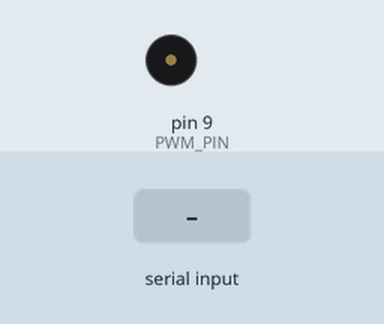
Simulated run of this sketch. Board: Arduino Uno, built with avr-gcc and run on an emulated ATmega328P. On the bench: buzzer (waves = sounding). Inputs (shaded band) come from the test bench. What the sketch prints to the serial monitor is not drawn.

Above: at 1.2 s.
1.3 s: "JAR=0\n" received over Serial
At 2.3 s:
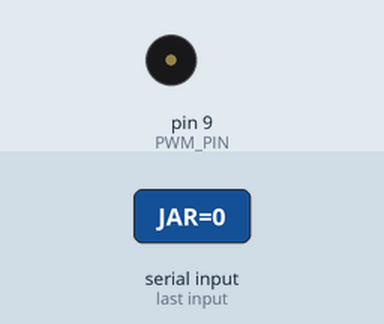
2.8 s: "JAR=1\n" received over Serial
At 2.97 s:
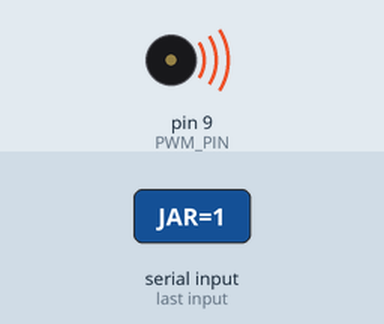
5.8 s: "JAR=\n" received over Serial
At 6.9 s:
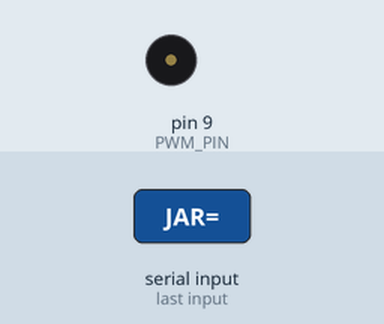
Timing chart, 0 to 8.8 s (numbered marks = the images above; inputs shaded):
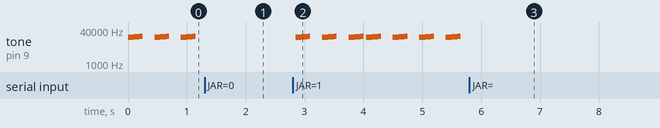

The sketch:

AKUSTIK_BEACON_ARDUINO.ino
```cpp
/**
 * AKUSTIK_BEACON_ARDUINO.ino
 * ===========================
 * SCHACHMATTSCHILD – ISC-A Bridge V3
 * Akustischer Frequenzsprung-Sender (18 kHz – 22 kHz)
 *
 * Implementiert den JAR-Algorithmus (Jamming Acoustic Resilience):
 * - Deterministische Frequenzsprünge im Ultraschallband
 * - 500 Hz Raster, 9 Stufen (18.0 / 18.5 / 19.0 / ... / 22.0 kHz)
 * - Anti-Jamming durch Frequenz-Hopping
 * - Synchronisation über Schwarm-Taktgeber
 *
 * Hardware: Arduino Nano/Uno (ATmega328P, 16 MHz)
 * Ausgang:  OC1A (Pin 9) – PWM über Timer1
 * Optional: HC-12/Serial für Debug
 *
 * Autor: Dmitrij Medkov / Exi
 * Datum: Juni 2026
 * Lizenz: ISC (Industrial Security Cloud)
 */

// ============================================================================
// KONFIGURATION
// ============================================================================

// Frequenzbereich (JAR-Algorithmus)
const float FREQ_MIN = 18000.0;   // 18 kHz – Ultraschall-Untergrenze
const float FREQ_MAX = 22000.0;   // 22 kHz – Ultraschall-Obergrenze
const float FREQ_SCHRITT = 500.0; // 500 Hz Raster

// Timing
const unsigned long HOP_INTERVAL_MS = 50;   // Frequenzwechsel alle 50 ms
const unsigned long BEACON_INTERVAL_MS = 2000; // Beacon-Impuls alle 2 s
const unsigned long SERIAL_BAUD = 115200;

// PWM-Pin (Timer1 OC1A = Pin 9 auf Uno/Nano)
const int PWM_PIN = 9;

// ============================================================================
// GLOBALE VARIABLEN
// ============================================================================

// JAR-Zustand
float aktuelle_frequenz = FREQ_MIN;
unsigned long letzter_hop = 0;
unsigned long letzter_beacon = 0;
bool jar_aktiv = true;
int hop_zaehler = 0;

// Schwarm-Synchronisation (wird über Serial gesetzt)
unsigned long schwarm_takt = 0;
uint8_t schwarm_id = 0;

// ============================================================================
// TIMER1 INITIALISIERUNG (18-22 kHz PWM)
// ============================================================================

/**
 * Initialisiert Timer1 im CTC-Modus für präzise Frequenzerzeugung.
 *
 * Timer1 = 16-Bit Timer auf ATmega328P (16 MHz)
 * Modus: CTC (Clear Timer on Compare Match), nicht-invertierend
 * Ausgang: OC1A (Pin 9)
 *
 * Frequenz = F_CPU / (2 * prescaler * (OCR1A + 1))
 * OCR1A = F_CPU / (2 * prescaler * Frequenz) - 1
 *
 * Für 18 kHz: OCR1A = 16000000 / (2*1*18000) - 1 = 443
 * Für 22 kHz: OCR1A = 16000000 / (2*1*22000) - 1 = 362
 */
void timer1_init(float frequenz_hz) {
  // Timer1 stoppen
  TCCR1A = 0;
  TCCR1B = 0;
  TCNT1 = 0;

  // OCR1A berechnen (auf nächsten Integer runden)
  uint16_t ocr = (uint16_t)(F_CPU / (2.0 * 1.0 * frequenz_hz) + 0.5) - 1;

  // Begrenzung für 16-Bit Timer
  if (ocr > 65535) ocr = 65535;
  if (ocr < 2) ocr = 2;

  OCR1A = ocr;

  // CTC-Modus (WGM1 = 4): Zähler bis OCR1A, dann Reset
  // Nicht-invertierend: COM1A = 2 (Toggle auf OC1A bei Match)
  TCCR1A |= (1 << COM1A0);  // Toggle OC1A on Compare Match
  TCCR1B |= (1 << WGM12);   // CTC Mode

  // Prescaler = 1 (CS10 = 1): Keine Vorteilung
  TCCR1B |= (1 << CS10);

  // Pin 9 als Ausgang (OC1A)
  pinMode(PWM_PIN, OUTPUT);
}

/**
 * Setzt eine neue Frequenz durch Neuberechnung von OCR1A.
 */
void setze_frequenz(float frequenz_hz) {
  // Begrenzung auf Ultraschallband
  if (frequenz_hz < FREQ_MIN) frequenz_hz = FREQ_MIN;
  if (frequenz_hz > FREQ_MAX) frequenz_hz = FREQ_MAX;

  aktuelle_frequenz = frequenz_hz;

  // Timer mit neuer Frequenz neu initialisieren
  timer1_init(frequenz_hz);
}

// ============================================================================
// JAR-ALGORITHMUS (Jamming Acoustic Resilience)
// ============================================================================

/**
 * Führt einen deterministischen Frequenzsprung durch.
 *
 * Algorithmus:
 * 1. Erhöhe Frequenz um FREQ_SCHRITT (500 Hz)
 * 2. Bei Überschreitung von FREQ_MAX → Zurücksetzen auf FREQ_MIN
 * 3. Synchronisation über Schwarm-Takt
 *
 * Dies entspricht dem JAR-Algorithmus aus ISC_A_BRIDGE_CONTROLLER.py
 */
void jar_frequenzwechsel() {
  if (!jar_aktiv) return;

  float neue_frequenz = aktuelle_frequenz + FREQ_SCHRITT;

  // Wrap-Around bei Erreichen der Obergrenze
  if (neue_frequenz > FREQ_MAX) {
    neue_frequenz = FREQ_MIN;
  }

  setze_frequenz(neue_frequenz);
  hop_zaehler++;
}

// ============================================================================
// BEACON-SIGNAL
// ============================================================================

/**
 * Sendet einen akustischen Beacon-Impuls zur Schwarm-Identifikation.
 *
 * Der Beacon ist ein kurzer Frequenz-Durchlauf (18→20→22 kHz)
 * als "Freund/Feind"-Kennung.
 */
void sende_beacon() {
  // Kurzer Sweep 18→22 kHz als Identifikation
  for (float f = FREQ_MIN; f <= FREQ_MAX; f += FREQ_SCHRITT * 2) {
    setze_frequenz(f);
    delay(2);  // 2 ms pro Stufe = ~10 ms Gesamtdauer
  }

  // Zurück zur Betriebsfrequenz
  setze_frequenz(aktuelle_frequenz);
}

// ============================================================================
// SERIAL-KOMMANDO INTERPRETER
// ============================================================================

/**
 * Verarbeitet eingehende Serial-Kommandos:
 *
 * "JAR=1"    → JAR aktivieren
 * "JAR=0"    → JAR deaktivieren
 * "FREQ=20000" → Manuelle Frequenz setzen (20 kHz)
 * "BEACON"   → Beacon manuell auslösen
 * "STATUS"   → Status ausgeben
 * "ID=5"     → Schwarm-ID setzen
 */
void verarbeite_kommando(String cmd) {
  cmd.trim();

  if (cmd.startsWith("JAR=")) {
    jar_aktiv = cmd.substring(4).toInt() == 1;
    Serial.print("JAR: ");
    Serial.println(jar_aktiv ? "AKTIV" : "AUS");

  } else if (cmd.startsWith("FREQ=")) {
    float f = cmd.substring(5).toFloat();
    if (f >= FREQ_MIN && f <= FREQ_MAX) {
      setze_frequenz(f);
      Serial.print("FREQ: ");
      Serial.print(f);
      Serial.println(" Hz");
    }

  } else if (cmd == "BEACON") {
    sende_beacon();
    Serial.println("BEACON: GESENDET");

  } else if (cmd == "STATUS") {
    Serial.println("=== STATUS ===");
    Serial.print("Frequenz: "); Serial.print(aktuelle_frequenz); Serial.println(" Hz");
    Serial.print("JAR: "); Serial.println(jar_aktiv ? "AN" : "AUS");
    Serial.print("Hop #: "); Serial.println(hop_zaehler);
    Serial.print("Schwarm-ID: "); Serial.println(schwarm_id);
    Serial.print("Takt: "); Serial.println(schwarm_takt);

  } else if (cmd.startsWith("ID=")) {
    schwarm_id = (uint8_t)cmd.substring(3).toInt();
    Serial.print("SCHWARM-ID: ");
    Serial.println(schwarm_id);
  }
}

// ============================================================================
// ARDUINO SETUP
// ============================================================================

void setup() {
  // Serial für Debug und Steuerung
  Serial.begin(SERIAL_BAUD);
  while (!Serial) { delay(10); }

  Serial.println();
  Serial.println("========================================");
  Serial.println("SCHACHMATTSCHILD – Akustik Beacon V3.0");
  Serial.println("JAR-Algorithmus (18-22 kHz)");
  Serial.println("========================================");

  // Timer1 initialisieren bei Startfrequenz (18 kHz)
  setze_frequenz(FREQ_MIN);

  Serial.print("Startfrequenz: ");
  Serial.print(aktuelle_frequenz);
  Serial.println(" Hz");
}

// ============================================================================
// ARDUINO LOOP
// ============================================================================

void loop() {
  unsigned long jetzt = millis();

  // 1. Serial-Kommandos verarbeiten
  if (Serial.available()) {
    String cmd = Serial.readStringUntil('\n');
    verarbeite_kommando(cmd);
  }

  // 2. JAR-Frequenzsprung (alle HOP_INTERVAL_MS)
  if (jar_aktiv && (jetzt - letzter_hop >= HOP_INTERVAL_MS)) {
    jar_frequenzwechsel();
    letzter_hop = jetzt;
  }

  // 3. Beacon-Impuls (alle BEACON_INTERVAL_MS)
  if (jetzt - letzter_beacon >= BEACON_INTERVAL_MS) {
    // Nur wenn JAR aktiv und nicht im Debug-Modus
    if (jar_aktiv) {
      // Kurz pausieren für Beacon, dann weiter
      bool jar_merker = jar_aktiv;
      jar_aktiv = false;
      sende_beacon();
      jar_aktiv = jar_merker;
    }
    letzter_beacon = jetzt;
  }
}
```

Measured:
- after the input at 1.3 s, tone on pin 9 (PWM_PIN): stops changing and stays silent
- after the input at 2.8 s, tone on pin 9 (PWM_PIN): plays 18018 Hz for 0.05 s, 18519 Hz for 0.05 s, 19002 Hz for 0.05 s, 19512 Hz for 0.05 s, 20000 Hz for 0.05 s, 18018 Hz for 0.05 s … (35 notes in this stretch), starting after 0.05 s
- after the input at 5.8 s, tone on pin 9 (PWM_PIN): stops changing and stays silent
- by itself, tone on pin 9 (PWM_PIN): repeats every 0.45 s: 18519 Hz 0.05 s, 19002 Hz 0.05 s, 19512 Hz 0.05 s, 20000 Hz 0.05 s, silent 0.20 s, 18018 Hz 0.05 s
